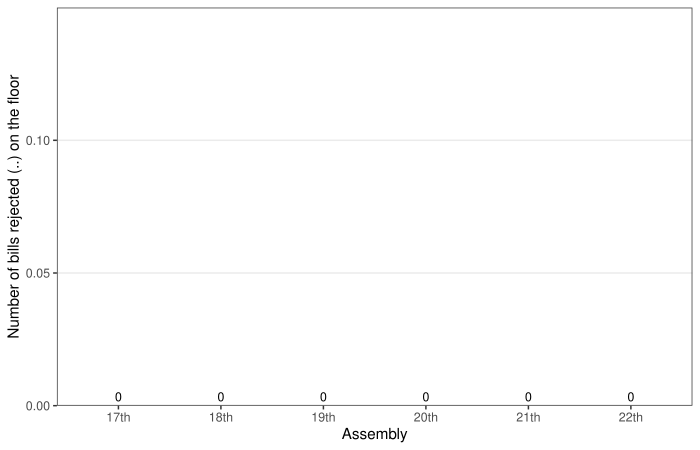

This chart was generated by the following R code:
#!/usr/bin/env Rscript
# Figure 3: Floor Rejections (부결) by Assembly, 17th-22nd
# Fix vs previous attempt: default PDF device on macOS tries to use cairo,
# which requires XQuartz (libSM/libXrender). We force device = "pdf" (base
# grDevices::pdf) which does not need cairo/X11.

suppressPackageStartupMessages({
  library(arrow)
  library(dplyr)
  library(ggplot2)
  library(tidyr)
})

data_dir <- Sys.getenv("KBL_DATA")
out_pdf  <- "articles/figures/2026-04-08_r11/fig_3.pdf"

# Load all 6 assemblies, keep only columns we need
assemblies <- 17:22
read_one <- function(a) {
  f <- file.path(data_dir, sprintf("master_bills_%d.parquet", a))
  read_parquet(f, col_select = c("bill_id", "age", "law_proc_rslt", "cmt_proc_result_cd", "passed"))
}
bills <- bind_rows(lapply(assemblies, read_one))

# Identify rejection at plenary floor.
# law_proc_rslt holds the final plenary outcome string; "부결" = rejected.
bills <- bills %>%
  mutate(
    lpr = ifelse(is.na(law_proc_rslt), "", as.character(law_proc_rslt)),
    rejected = grepl("부결", lpr),
    # "plenary-reached" = any final-stage outcome recorded in law_proc_rslt
    reached_floor = nzchar(lpr)
  )

rej_tbl <- bills %>%
  group_by(age) %>%
  summarise(
    n_rejected     = sum(rejected, na.rm = TRUE),
    n_floor        = sum(reached_floor, na.rm = TRUE),
    .groups = "drop"
  ) %>%
  mutate(
    assembly_lbl = paste0(age, "th"),
    rate_pct = ifelse(n_floor > 0, 100 * n_rejected / n_floor, NA_real_)
  ) %>%
  arrange(age)

# Okabe-Ito
okabe <- c("#E69F00","#56B4E9","#009E73","#0072B2","#D55E00","#CC79A7","#000000")

p <- ggplot(rej_tbl, aes(x = factor(age), y = n_rejected)) +
  geom_col(fill = okabe[4], width = 0.65) +
  geom_text(aes(label = n_rejected), vjust = -0.5, size = 3.3) +
  scale_x_discrete(labels = function(x) paste0(x, "th")) +
  scale_y_continuous(expand = expansion(mult = c(0, 0.15))) +
  labs(x = "Assembly", y = "Number of bills rejected (부결) on the floor") +
  theme_bw(base_size = 11) +
  theme(
    panel.grid.minor = element_blank(),
    panel.grid.major.x = element_blank()
  )

# Use base pdf device to avoid cairo dependency on macOS
ggsave(out_pdf, plot = p, width = 7, height = 4.5, device = "pdf")
